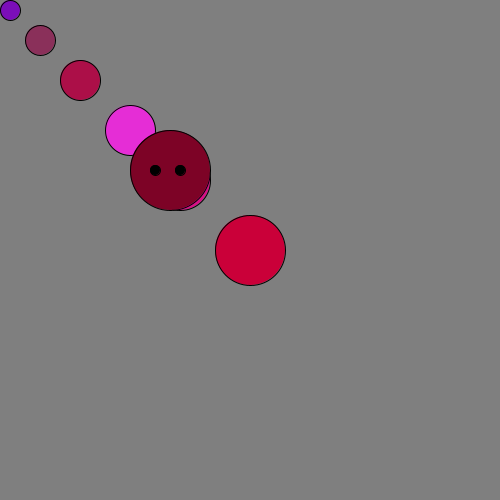
Frame 1 (no input)
Frame 60 (the mouse pressed at the canvas centre just before this capture): identical to frame 1, image omitted
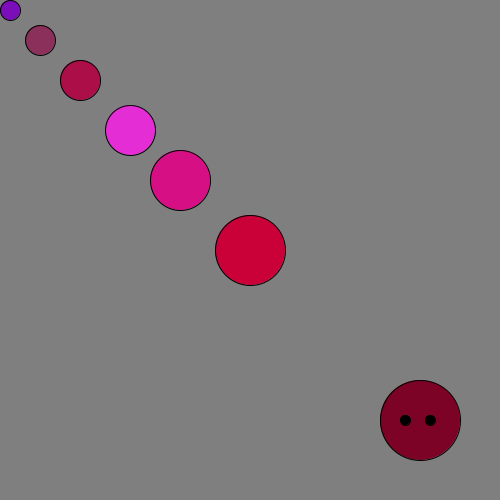
Frame 120 (the mouse held since frame 60 and released just before this capture)

The Processing sketch that drew these frames (run headless with seeded random() and noise(); from frame 60 on, the mouse is pressed at the canvas centre):

// Processing sketch: processing_49450
// ── processing_49450.pde

 void setup () {
  
  size (500, 500);
  smooth ();
  }
  
  void draw () {
  
  background (127);
  
  fill (123, 14, 185);
  ellipse (10, 10, 20, 20);
 
  fill (138, 48, 90);  
  ellipse (40, 40, 30, 30);

  fill (172, 15, 72);
  ellipse (80, 80, 40, 40);
  
  fill (229, 45, 214); 
  ellipse (130, 130, 50, 50);
  
  fill (215, 15, 133);
  ellipse (180, 180, 60, 60);
  
  fill (202, 0, 57);
  ellipse (250, 250, 70, 70);
  
 //head
  fill (125, 3, 38);
  ellipse (mouseX+170, mouseY+170, 80, 80);
  
  //eye
  fill (0);
  ellipse (mouseX+180, mouseY+170, 10, 10);
  ellipse (mouseX+155, mouseY+170, 10, 10);
 
  }
  




  

                
                                                
